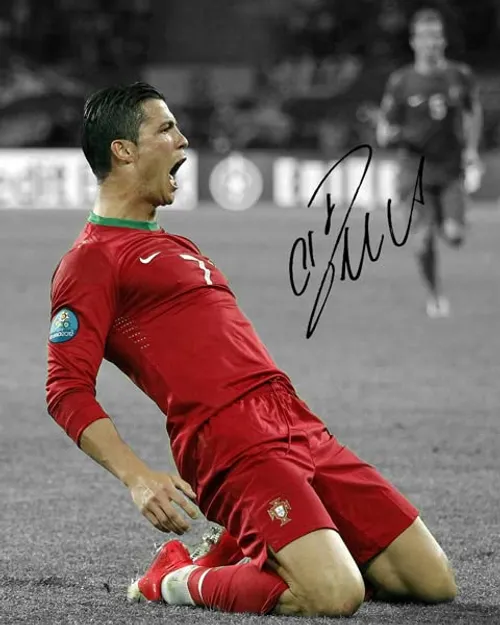
#> input picture input_images/516AaQ6o17L.webp, 500 x 625 px
$ python -i image_to_formation.py   (imports and definitions only)
#> lines starting #> are read from the running program, lines starting #| are printed output that depends on the picture; after the words box and inside, x2 and y2 are one past the last pixel; in counts of white or black regions, pixels touching at a corner belong together
import cv2
import numpy as np

def image_to_outline(image_path, n_drones=50):

    # Load image in grayscale
#> called with image_path = '../input_images/516AaQ6o17L.webp', n_drones = 50
    img = cv2.imread(image_path, cv2.IMREAD_GRAYSCALE)
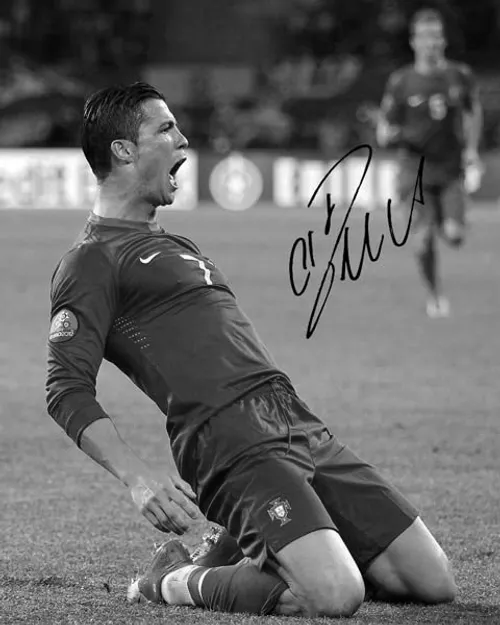
#> img: shape (625, 500); min 0, max 255, mean 102.4

    # Resize for consistency
    img = cv2.resize(img, (400, 400))
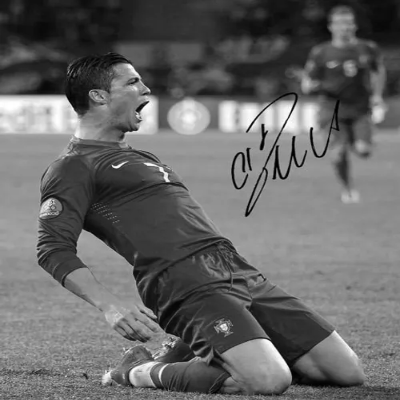
#> img: shape (400, 400); min 0, max 255, mean 102.3

    # Edge detection
    edges = cv2.Canny(img, 100, 200)
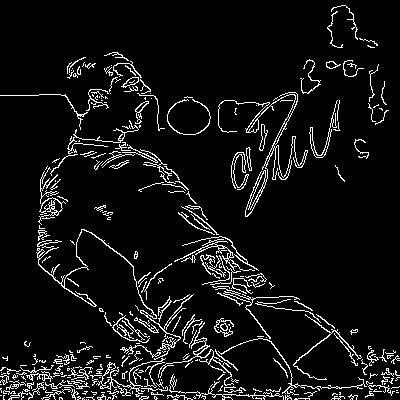
#> edges: shape (400, 400); 7.3% white in thin lines or dots

    # Find contours
    contours, _ = cv2.findContours(edges, cv2.RETR_EXTERNAL, cv2.CHAIN_APPROX_NONE)
#> contours = 317 contours, 278 with area under 20; largest, box (x1, y1, x2, y2) and area: (218, 92, 308, 217) 564, (36, 229, 194, 360) 270, (90, 358, 166, 397) 252, (38, 197, 66, 225) 248, (174, 239, 255, 271) 153

    if len(contours) == 0:
        raise ValueError("No contours found in image.")

    # Use largest contour
    contour = max(contours, key=lambda x: len(x))
#> contour = contour of 1160 points, box (x1, y1, x2, y2) (218, 92, 308, 217), area 564

    contour = contour.squeeze()
#> contour = 1160 pairs, first value 218 to 307, second value 92 to 216

    # Sample N evenly spaced points
    indices = np.linspace(0, len(contour)-1, n_drones).astype(int)
#> indices = 50 values from 0 to 1159
    sampled = contour[indices]
#> sampled = 50 pairs, first value 218 to 304, second value 92 to 212

    # Normalize to centered coordinates
    sampled = sampled.astype(np.float32)
    sampled -= np.mean(sampled, axis=0)
#> sampled = 50 pairs, first value -52.58 to 33.42, second value -47.22 to 72.78
    sampled /= np.max(np.abs(sampled))
#> sampled = 50 pairs, first value -0.722 to 0.459, second value -0.649 to 1

    return sampled

>>> result = image_to_outline('../input_images/516AaQ6o17L.webp')
#> result has the same summary as sampled in image_to_outline

$ run again, on input_images/Cristiano_Ronaldo.webp
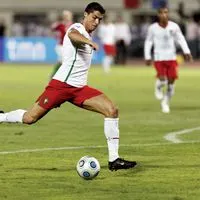
#> input picture input_images/Cristiano_Ronaldo.webp, 200 x 200 px
#> in image_to_outline, `img = cv2.resize(img, (400, 400))`:
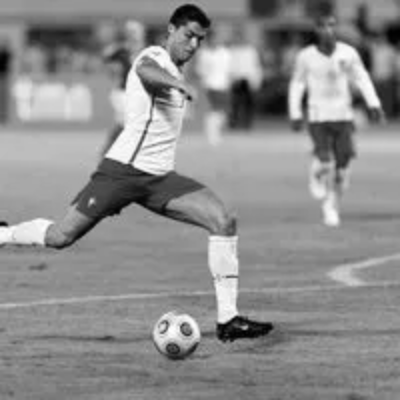
#> img: shape (400, 400); min 0, max 254, mean 140.6
#> in image_to_outline, `edges = cv2.Canny(img, 100, 200)`:
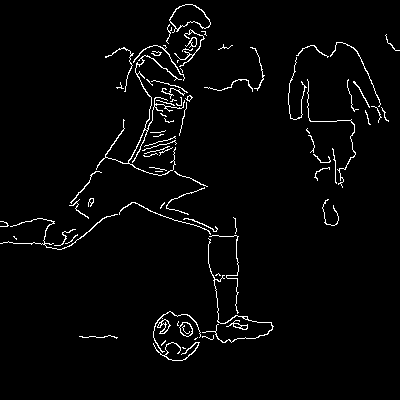
#> edges: shape (400, 400); 2.7% white in thin lines or dots, all inside (x1, y1, x2, y2) = (0, 4, 400, 361)
#> contours = 79 contours, 63 with area under 20; largest, box (x1, y1, x2, y2) and area: (169, 4, 211, 33) 654, (179, 322, 193, 337) 138, (96, 55, 185, 176) 130, (157, 319, 171, 334) 84, (226, 320, 248, 330) 56
#> in image_to_outline, `contour = max(contours, key=lambda x: len(x))`: contour = contour of 881 points, box (x1, y1, x2, y2) (96, 55, 185, 176), area 130
#> in image_to_outline, `contour = contour.squeeze()`: contour = 881 pairs, first value 96 to 184, second value 55 to 175
#> indices = 50 values from 0 to 880
#> in image_to_outline, `sampled = contour[indices]`: sampled = 50 pairs, first value 96 to 182, second value 55 to 175
#> in image_to_outline, `sampled -= np.mean(sampled, axis=0)`: sampled = 50 pairs, first value -50.08 to 35.92, second value -65.52 to 54.48
#> in image_to_outline, `sampled /= np.max(np.abs(sampled))`: sampled = 50 pairs, first value -0.764 to 0.548, second value -1 to 0.832
#> result has the same summary as sampled in image_to_outline
